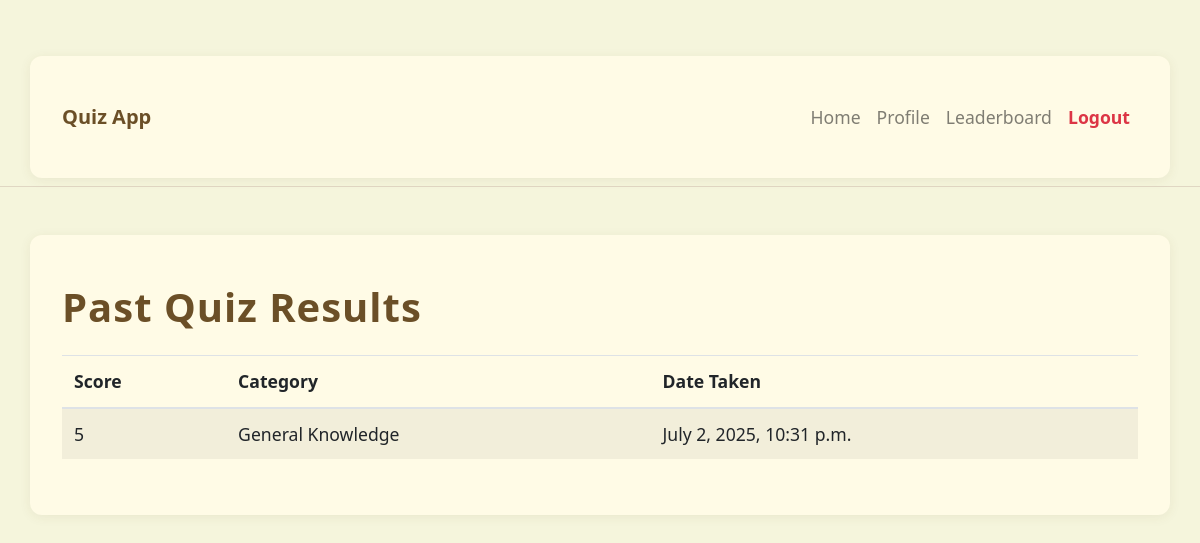
The app's page /profile/ (signed in) with its own data.
### home/models.py (models this page shows, shortened)
class UserScore(models.Model):
    user = models.ForeignKey(User, on_delete=models.CASCADE)
    score = models.IntegerField()
    taken_at = models.DateTimeField(auto_now=True)
    quiz_type = models.ForeignKey(Types, null=True, blank=True, on_delete=models.SET_NULL)

class BaseModel(models.Model):
    uid = models.UUIDField(primary_key=True, default=uuid.uuid4, editable = True)
    created_at = models.DateField(auto_now_add = True)
    updated_at = models.DateField(auto_now = True)
    class Meta:
        abstract = True

class Types(BaseModel):
    name = models.CharField(max_length=100)

### home/views.py (the view)
# urls.py: path('profile/', views.profile, name='profile'),
@login_required(login_url='login')
def profile(request):
    user_scores = UserScore.objects.filter(user=request.user).order_by('-taken_at').select_related('quiz_type')
    return render(request, 'profile.html', {'user_scores': user_scores})

### home/templates/profile.html (shortened to what this page needs)
{% load static %}
<!doctype html>
<html lang="en">
<head>
    <link rel="stylesheet" href="https://cdn.jsdelivr.net/npm/bootstrap@4.3.1/dist/css/bootstrap.min.css"
>
    <link rel="stylesheet" href="{% static 'styles.css' %}">
</head>
<body>
    {% include 'navbar.html' %}
<div class="container mt-5 pt-5">
    <h1>Past Quiz Results</h1>
    {% if user_scores %}
    <table class="table table-striped mt-4">
        <thead>
            <tr>
                <th>Score</th>
                <th>Category</th>
                <th>Date Taken</th>
            </tr>
        </thead>
        <tbody>
            {% for score in user_scores %}
            <tr>
                <td>{{ score.score }}</td>
                <td>
                    {% if score.quiz_type %}
                        {{ score.quiz_type.name }}
                    {% else %}
                        N/A
                    {% endif %}
                </td>
                <td>{{ score.taken_at|date:"F j, Y, g:i a" }}</td>
            </tr>
            {% endfor %}
        </tbody>
    </table>
    {% else %}
    <p>You have no past quiz results.</p>
    {% endif %}
</div>
</body>
</html>

### static/styles.css (style rules this page uses)
body { background-color: #f5f5dc !important; color: #333 !important; font-family: 'Segoe UI', 'Ubuntu', Arial, sans-serif; font-size: 1.1rem; margin: 0; padding: 0; }
h1, h3 { color: #6b4f27; font-weight: 700; letter-spacing: 1px; }
.container { background: #fffbe6; border-radius: 12px; box-shadow: 0 2px 12px rgba(107, 79, 39, 0.08); padding: 2.5rem 2rem; margin-top: 3rem; }

### records on screen
UserScore: score "5", quiz_type.name "General Knowledge", taken_at "July 2, 2025, 10:31 p.m."
